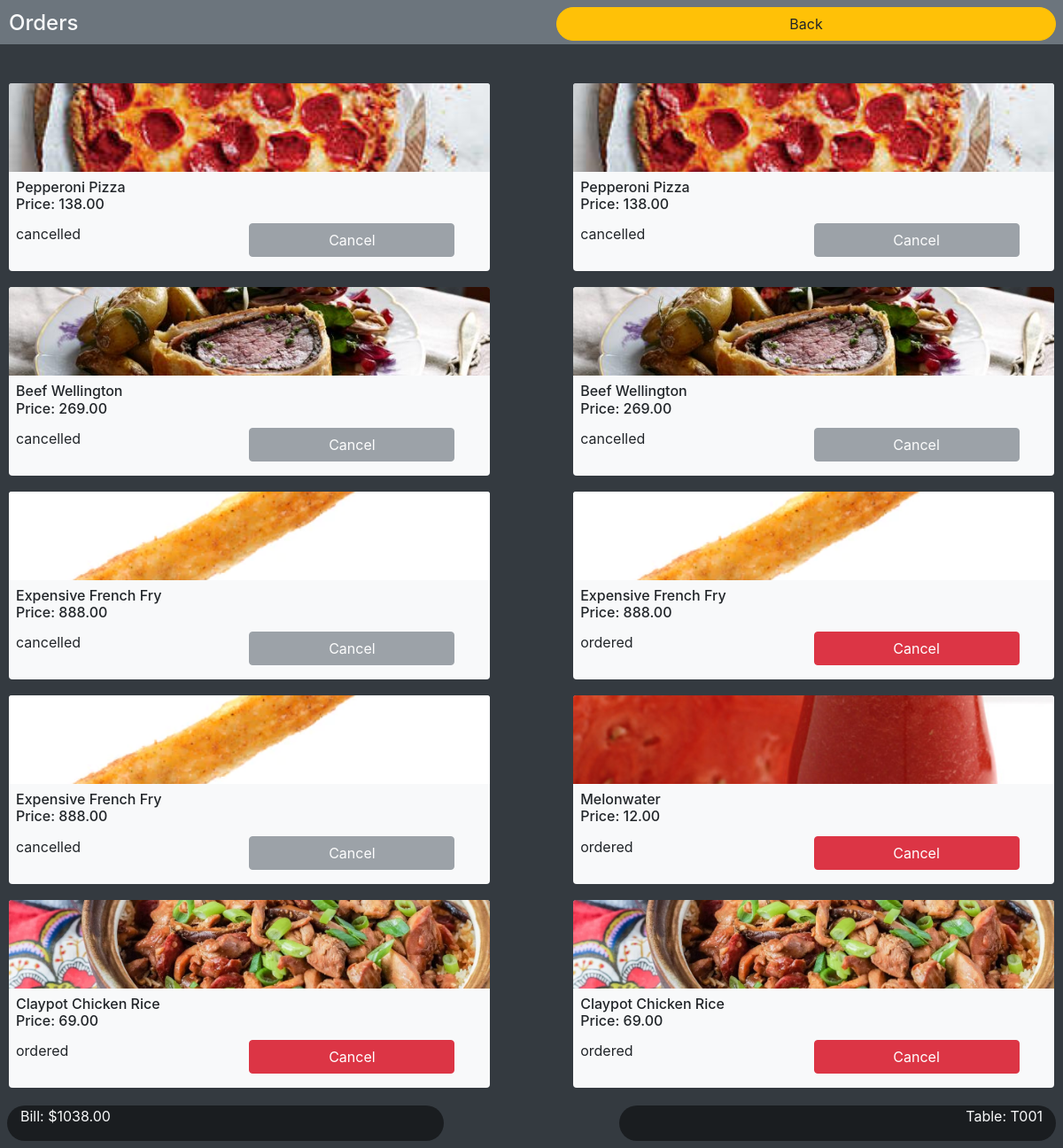
The page /orders (signed in) on the database as committed earlier.
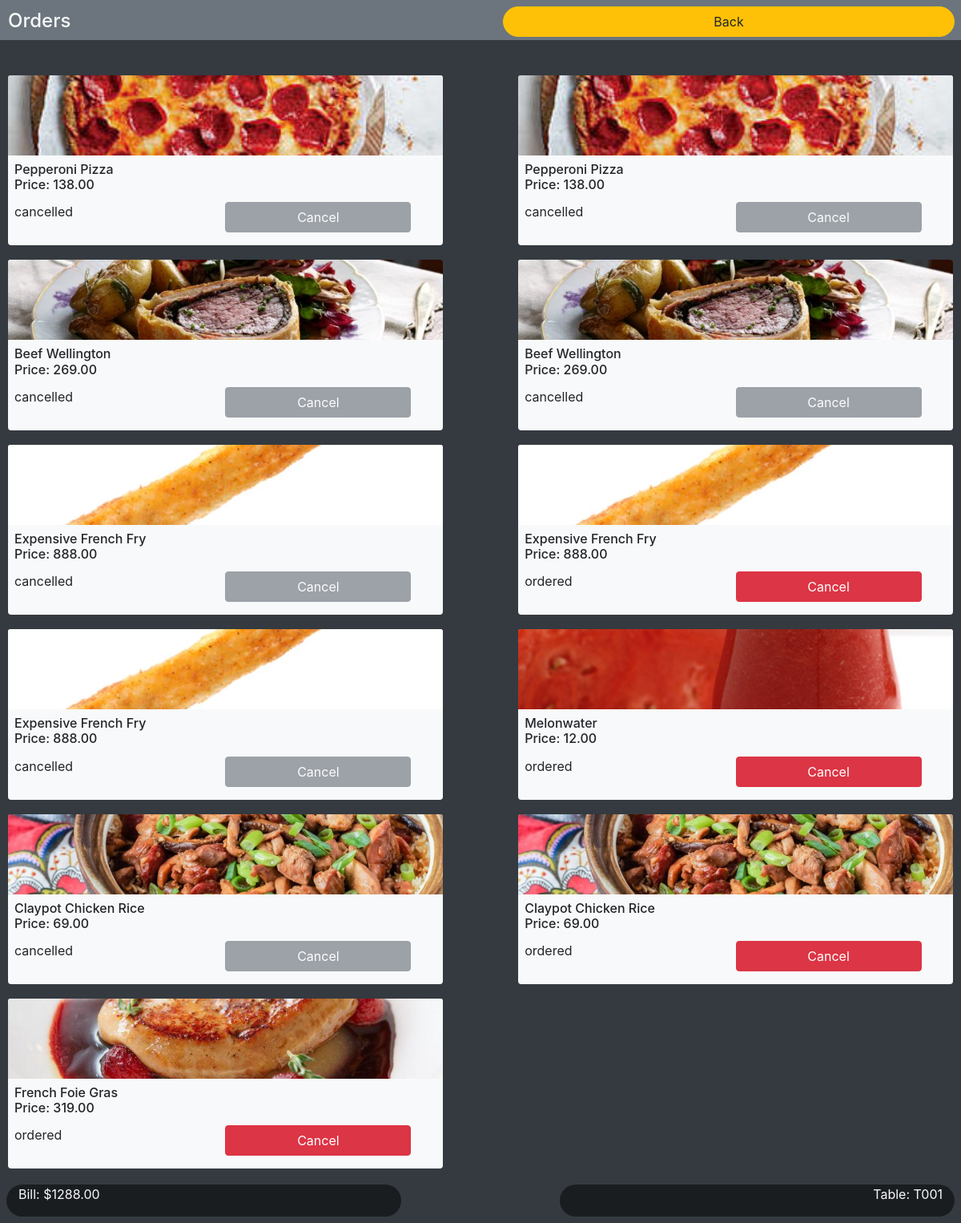
The same page on the database as committed later.
### order/models.py (models this page shows)
class Order_State(models.Model):
    order = models.ForeignKey(Order, on_delete=models.CASCADE)
    food = models.ForeignKey(Food, on_delete=models.CASCADE, null=True)
    STATE_IN_CHOICE = (
        ('ordered', 'ordered'),
        ('making', 'making'),
        ('finished', 'finished'),
        ('served', 'served'),
        ('cancelled', 'cancelled'),
    )
    state = models.CharField(max_length=10, choices=STATE_IN_CHOICE, default='ordered')

### restaurant/models.py (models this page shows, shortened)
class Food(models.Model):
    food_id = models.CharField(max_length=10, primary_key=True)
    food_name = models.CharField(max_length=50)
    category_id = models.ForeignKey(Category, null=True, on_delete=models.SET_NULL)
    price = models.DecimalField(max_digits=10, decimal_places=2)
    description = models.TextField()
    image = models.ImageField(upload_to='menu/food')
    available = models.BooleanField(default=True)

### restaurant/views.py (the view)
# urls.py: url(r'^orders$', restaurant.views.block_orders, name='orders'),
@login_required(redirect_field_name='login')
def block_orders(request):
    bill = Order.objects.get(table_id = auth.get_user(request), billed = False)
    foodlist = []
    total = 0
    state = Order_State.objects.filter(order = bill)
    for state in state:
        foodlist.append(state)
        if state.state != 'cancelled':
            total += state.food.price
    context = {'foodlist' : foodlist, 'total': total}
    return render(
        request,
        'restaurant/block_orders.html',
        context,
    )

### restaurant/templates/restaurant/block_orders.html (shortened to what this page needs)
{% extends "restaurant/orders.html" %}
{% block header %}
<section id="page_header" class="fixed-top">
  <div class="w-100 bg-secondary" style="height: 50px">
    <div class="float-left align-bottom" style="width: 47%">
      <h4 id="header_title" class="text-light float-left" style="margin-left: 10px; margin-top: 12px;">Orders</h4>
    </div>
    <div class="float-right" id="return_button" style="width: 47%"> <a href="{% url 'home' %}">
      <p class="col btn btn-warning rounded-pill float-right m-2">Back</p>
      </a> </div>
  </div>
</section>
{% endblock %}
{% block content %}
<section id="main_container" style="margin-top: 60px; padding-left: 10px; padding-right: 10px">
{% for a in foodlist %}
    {% cycle '<div style="display: block; clear: both;">' '' %}
  <div class="{% cycle 'float-left' 'float-right' %}" style="margin-top: 10px; width: 46%; {% cycle 'float-left:4%' 'float-right:4%' %}">
    <div class="bg-light rounded"><img class="card-img-top" src="{{a.food.image.url}}" style="height: 100px; object-fit: cover">
      <div class="m-2">
        <h6 class="card-title">{{a.food.food_name}}<br />Price: {{a.food.price}}</h6>
        <div class="row">
          <p class="col-6 food_state">{{a.state}}</p>
          <p class="col-5 food_button btn {%if a.state == 'ordered' or a.state == 'making' %}btn-danger{% else %}btn-secondary disabled{% endif %}" data-toggle="modal" data-target="#modal_{{ forloop.counter0 }}">Cancel</p>
        </div>
      </div>
    </div>
  </div>
    {% cycle '' '</div>' %}
{% endfor %}
</section>
{% endblock %}
{% block footer %}
<section id="page_footer" class="fixed-bottom">
  <div class="row m-2">
    <div class="col-5 rounded-pill" style="background: rgba(0, 0, 0, 0.5)">
      <p class="w-100 text-left text-light"><span>Bill: $</span><span id="total_cost">{{ total|floatformat:2 }}</span></p>
    </div>
    <div class="col-5 offset-2 rounded-pill" style="background: rgba(0, 0, 0, 0.5)">
      <p class="w-100 text-right text-light"><span>Table: </span><span id="table_id">
       {{user.username}}
        </span></p>
    </div>
  </div>
</section>
{% endblock %}

Rows that differ between the two databases and show on the page:
changed Order_State (number 9 of 11 on the later page): state "ordered" → "cancelled"
added Order_State: food.image (picture), food.food_name "French Foie Gras", food.price "319.00", state "ordered"
Other text that changed with them:
{{ total|floatformat:2 }}: "1038.00" → "1288.00"
